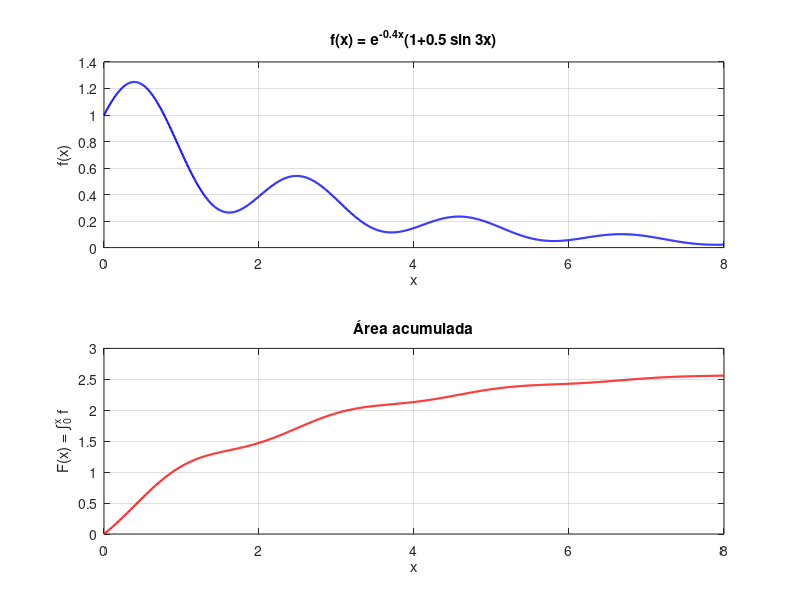
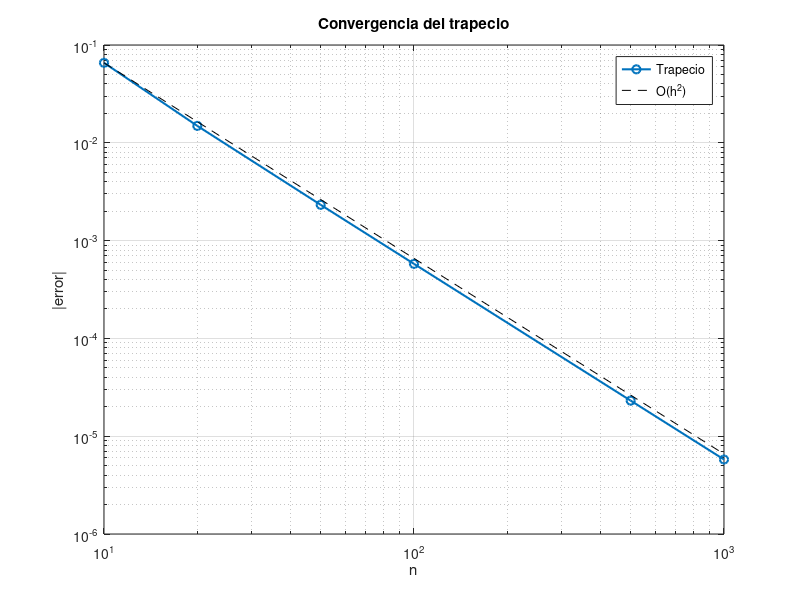

Reproduce these figures in MATLAB, in order. (Note: this script raises an error after producing the figures.)
% =====================================================================
% Taller integracion y diferenciacion numerica
% MCEI_M - Escuela Colombiana de Ingenieria
% Elaborado por: Carlos Alberto Castillo
% =====================================================================

clear; clc; close all;

function s = ifelse_str(c, a, b)
  if c, s = a; else, s = b; end
end

%%  EJERCICIO 1: integración de una función
f = @(x) exp(-0.4*x) .* (1 + 0.5*sin(3*x));
a = 0;
b = 8;

% --- Referencia analítica ---

al = 0.4; be = 3; L = 8;
I_ref = (1 - exp(-al*L))/al + ...
        0.5*(be - exp(-al*L)*(al*sin(be*L) + be*cos(be*L)))/(al^2 + be^2);
fprintf('Referencia analítica: %.15f\n\n', I_ref);

%  Trapecio compuesto (implementación explícita)
function I = trapecio_comp(f, a, b, n)
  x = linspace(a, b, n+1);
  fx = f(x);
  h = (b - a)/n;
  I = h*(0.5*(fx(1) + fx(end)) + sum(fx(2:end-1)));
end


trap = @(n) trapecio_comp(f, a, b, n);

N = [10 20 50 100 500 1000];
nrep = 2000;                         % repeticiones para medir tiempos
fprintf('%6s %20s %14s %12s %8s\n', 'n', 'Integral trapecio', 'Error abs', 'Tiempo [s]', 'Orden');

res1 = zeros(numel(N), 4);

for k = 1:numel(N)
  n = N(k);
  tic; for r = 1:nrep, I = trap(n); end; t = toc/nrep;
  e = abs(I - I_ref);
  if k > 1, p = log(res1(k-1,3)/e)/log(n/N(k-1)); else, p = NaN; end
  res1(k,:) = [n I e t];
  fprintf('%6d %20.15f %14.3e %12.3e %8.3f\n', n, I, e, t, p);
end

%  Función integrada de Octave: integral (adaptativa) y quadgk
tols = [1e-6 1e-10 1e-14];

fprintf('\n%10s %20s %14s %12s\n', 'RelTol', 'integral()', 'Error abs', 'Tiempo [s]');

for tol = tols
  tic; for r = 1:200, Iq = integral(f, a, b, 'RelTol', tol, 'AbsTol', 1e-15); end; t = toc/200;
  fprintf('%10.0e %20.15f %14.3e %12.3e\n', tol, Iq, abs(Iq - I_ref), t);
end

[Igk, errgk] = quadgk(f, a, b, 'RelTol', 1e-10);
fprintf('quadgk: I = %.15f, error estimado = %.2e, error real = %.2e\n', ...
        Igk, errgk, abs(Igk - I_ref));

% Gráfica: función y área acumulada
xx = linspace(a, b, 1000);
Fcum = cumtrapz(xx, f(xx));

figure(1);
subplot(2,1,1); plot(xx, f(xx), 'b', 'LineWidth', 1.5); grid on;
xlabel('x'); ylabel('f(x)'); title('f(x) = e^{-0.4x}(1+0.5 sin 3x)');
subplot(2,1,2); plot(xx, Fcum, 'r', 'LineWidth', 1.5); grid on;
xlabel('x'); ylabel('F(x) = \int_0^x f'); title('Área acumulada');
print('-dpng', 'ej1_funcion_area.png');

figure(2);
loglog(res1(:,1), res1(:,3), 'o-', 'LineWidth', 1.5); hold on;
loglog(res1(:,1), res1(1,3)*(res1(1,1)./res1(:,1)).^2, 'k--');
grid on; xlabel('n'); ylabel('|error|'); legend('Trapecio', 'O(h^2)');
title('Convergencia del trapecio');
print('-dpng', 'ej1_convergencia.png');

%%  EJERCICIO 2: 50 datos equiespaciados
D = dlmread('/home/carlos/MCEI_2620/Python/jupyter_lab/datos_sensor.csv', ',', 1, 0);
x = D(:,1); y = D(:,2);

% Verificaciones
assert(numel(x) == 50, 'No hay 50 datos');
assert(~any(isnan(D(:))), 'Hay valores faltantes');
h = diff(x);
assert(max(abs(h - h(1))) < 1e-9, 'No es equiespaciado');
h = h(1); n = numel(x) - 1;
fprintf('\nDatos: %d puntos, h = %.4f, %d subintervalos (%s)\n', ...
        numel(x), h, n, ifelse_str(mod(n,2)==0, 'par', 'IMPAR'));

% Trapecio
I_trap = trapz(x, y);

function I = simpson13(y, h)
  % y con número impar de puntos (número par de intervalos)
  n = numel(y) - 1;
  if mod(n, 2) ~= 0, error('Simpson 1/3 requiere n par');
    end
  I = h/3*(y(1) + y(end) + 4*sum(y(2:2:end-1)) + 2*sum(y(3:2:end-2)));
end

function I = simpson38(y, h)
  % exactamente 4 puntos (3 intervalos)
  I = 3*h/8*(y(1) + 3*y(2) + 3*y(3) + y(4));
end



I_simp = simpson13(y(1:47), h) + simpson38(y(47:50), h);

% Alternativa:
I_simp_trap = simpson13(y(1:49), h) + h*(y(49) + y(50))/2;

fprintf('Trapecio                    : %.10f\n', I_trap);
fprintf('Simpson 1/3 (46) + 3/8 (3)  : %.10f\n', I_simp);
fprintf('Simpson 1/3 (48) + trap (1) : %.10f\n', I_simp_trap);
fprintf('Diferencia trapecio-Simpson : %.3e (%.4f %%)\n', ...
        I_trap - I_simp, 100*abs(I_trap - I_simp)/abs(I_simp));

figure(3);
area(x, y, 'FaceColor', [0.7 0.85 1]); hold on;
plot(x, y, 'ko-', 'MarkerFaceColor', 'k', 'MarkerSize', 3);
grid on; xlabel('x'); ylabel('y');
title(sprintf('Datos del sensor - I_{trap} = %.4f,  I_{Simp} = %.4f', I_trap, I_simp));
print('-dpng', 'ej2_datos_area.png');

%%  EXTENSIÓN: diferenciación numérica
% Hacia adelante (O(h)) y centrada (O(h^2)); extremos con fórmulas
% unilaterales de 2º orden para no perder precisión.
dy_fwd = [diff(y)/h; NaN];                    % último punto sin dato
dy_cen = zeros(size(y));
dy_cen(2:end-1) = (y(3:end) - y(1:end-2))/(2*h);
dy_cen(1)   = (-3*y(1) + 4*y(2) - y(3))/(2*h);
dy_cen(end) = ( 3*y(end) - 4*y(end-1) + y(end-2))/(2*h);
dy_grad = gradient(y, h);                     % Octave: extremos O(h)

% Derivada exacta (solo para evaluar el error; no se usa en el cálculo)
dy_ex = 0.35*0.7*cos(0.7*x) - 0.15*2.1*sin(2.1*x) + 0.03;
fprintf('\nError máx. derivada adelante : %.3e\n', max(abs(dy_fwd(1:end-1) - dy_ex(1:end-1))));
fprintf('Error máx. derivada centrada : %.3e\n', max(abs(dy_cen - dy_ex)));

% Sensibilidad al ruido
rand('seed', 1); randn('seed', 1);
sig = 0.01;
yn = y + sig*randn(size(y));
dyn = zeros(size(y));
dyn(2:end-1) = (yn(3:end) - yn(1:end-2))/(2*h);
dyn([1 end]) = NaN;
fprintf('Ruido sigma=%.3f -> cambio integral: %.3e | error máx derivada: %.3e\n', ...
        sig, abs(trapz(x, yn) - I_trap), max(abs(dyn(2:end-1) - dy_ex(2:end-1))));

figure(4);
plot(x, dy_ex, 'k-', x, dy_fwd, 'bs--', x, dy_cen, 'ro-', x, dyn, 'g.-');
grid on; xlabel('x'); ylabel('dy/dx');
legend('Exacta (ref.)', 'Adelante', 'Centrada', 'Centrada c/ruido', 'Location', 'best');
title('Diferenciación numérica');
print('-dpng', 'ext_derivadas.png');
